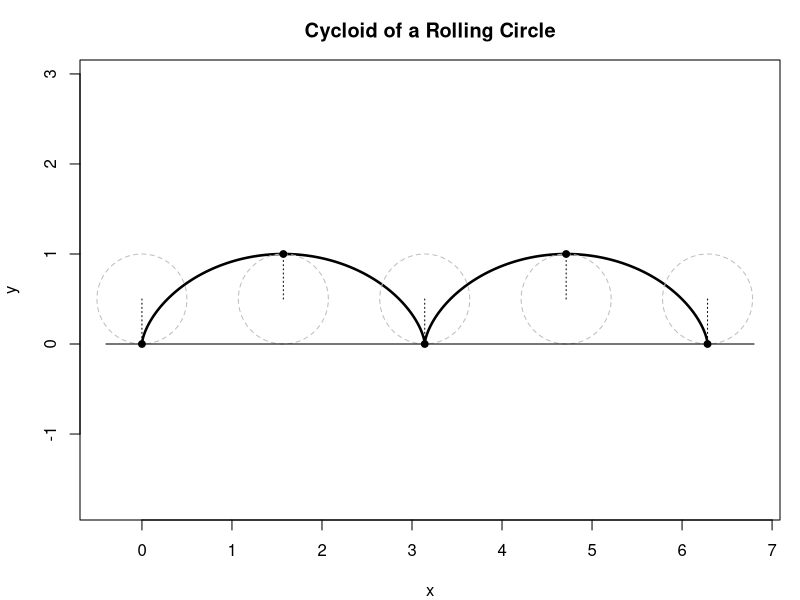

This chart was generated by the following R code: (Note: this script raises an error after producing the figure.)
setwd("C:/Users/18904/Github/differential-geometry/codes")
R=0.5
t=seq(0,4*pi,length.out=800)
x=R*(t-sin(t))
y=R*(1-cos(t))
ang=seq(0,2*pi,length.out=100)
pos=c(0,pi,2*pi,3*pi,4*pi)
draw=function(){
  par(mar=c(4,4,3,1))
  plot(NULL,xlim=c(-0.4,6.8),ylim=c(-0.4,1.6),main="Cycloid of a Rolling Circle",xlab="x",ylab="y",asp=1)
  lines(x,y,lwd=2.5)
  for(t0 in pos){
    cx=R*t0
    lines(cx+R*cos(ang),R+R*sin(ang),lty=2,col="grey")
    px=R*(t0-sin(t0))
    py=R*(1-cos(t0))
    points(px,py,pch=19,cex=0.9)
    lines(c(cx,px),c(R,py),lty=3)
  }
  lines(c(-0.4,6.8),c(0,0),lwd=1)
}
pdf("../figures/rolling_circle.pdf",width=8,height=4)
draw()
dev.off()
svglite::svglite("../figures/rolling_circle.svg",width=8,height=4)
draw()
dev.off()
